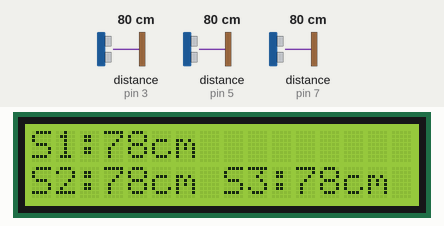
This sketch was run on a simulated Arduino Uno, built with avr-gcc and run on an emulated ATmega328P. Shown: 16×2 character LCD. Wiring (inferred from the names in the program): 3 × ultrasonic range finder: trigger pin 2, echo pin 3 / trigger pin 4, echo pin 5 / trigger pin 6, echo pin 7. The inputs (shaded band) are chosen by the test bench; at power-on: distance to the obstacle (sensors on pin 3, pin 5, pin 7) 80 cm. The echo pulse lasts 58.3 µs per cm; what the sketch prints to the serial monitor is not drawn.

Above: at 1.2 s.
1.3 s: distance to the obstacle (sensor on pin 3) set to 120 cm
At 2.8 s:
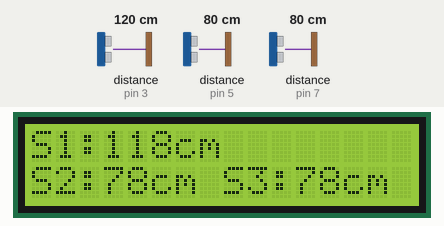
3.2 s: distance to the obstacle (sensor on pin 5) set to 2 cm
At 3.8 s:
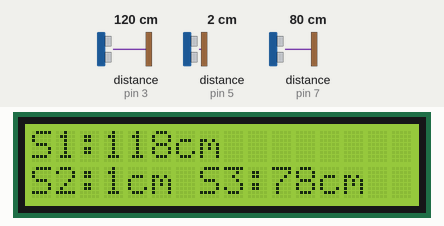
4.8 s: distance to the obstacle (sensor on pin 7) set to 2 cm
At 5.5 s:
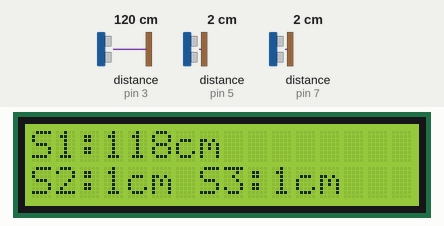
6.4 s: distance to the obstacle (sensor on pin 3) set to 2 cm
At 8.8 s:
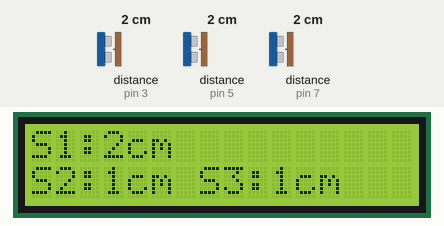
9.1 s: distance to the obstacle (sensor on pin 5) set to 4 cm
At 10.3 s:
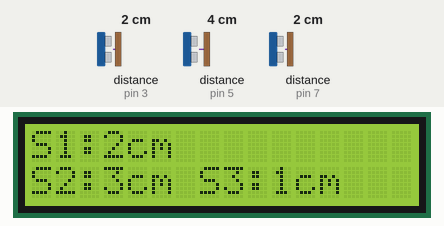
10.6 s: distance to the obstacle (sensor on pin 7) set to 4 cm
At 12.0 s:
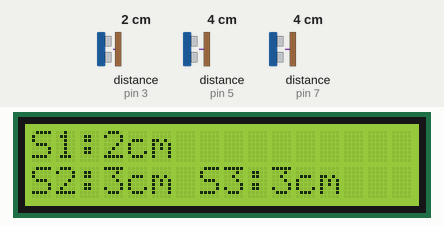
Timing chart, 0 to 13.2 s (numbered marks = the images above; inputs shaded):
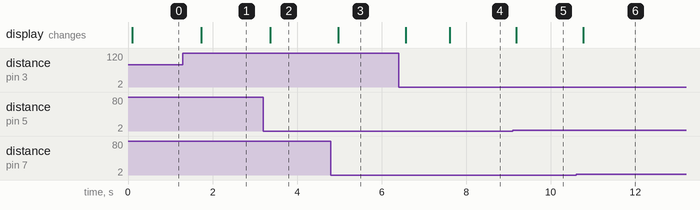

Measured:
- after the input at 1.3 s, the display: changes after 0.43 s (image 1)
- after the input at 3.2 s, the display: changes after 0.16 s (image 2)
- after the input at 4.8 s, the display: changes after 0.17 s (image 3)
- after the input at 6.4 s, the display: first changes after 0.17 s (image 4 shows a later state)
- after the input at 9.1 s, the display: changes after 0.09 s (image 5)
- after the input at 10.6 s, the display: changes after 0.16 s (image 6)

The sketch:

ultrasonic.ino
```cpp
#include <Wire.h>
#include <LiquidCrystal_I2C.h>

#define TRIG1 2
#define ECHO1 3
#define TRIG2 4
#define ECHO2 5
#define TRIG3 6
#define ECHO3 7

LiquidCrystal_I2C lcd(0x27, 16, 2);

void setup() {
    Serial.begin(9600);
    lcd.begin();
    lcd.backlight();
    pinMode(TRIG1, OUTPUT);
    pinMode(ECHO1, INPUT);
    pinMode(TRIG2, OUTPUT);
    pinMode(ECHO2, INPUT);
    pinMode(TRIG3, OUTPUT);
    pinMode(ECHO3, INPUT);
}

long getDistance(int trigPin, int echoPin) {
    digitalWrite(trigPin, LOW);
    delayMicroseconds(2);
    digitalWrite(trigPin, HIGH);
    delayMicroseconds(10);
    digitalWrite(trigPin, LOW);
    long duration = pulseIn(echoPin, HIGH);
    return duration * 0.034 / 2; // Convert to cm
}

void loop() {
    long distance1 = getDistance(TRIG1, ECHO1);
    long distance2 = getDistance(TRIG2, ECHO2);
    long distance3 = getDistance(TRIG3, ECHO3);

    Serial.print("Sensor 1: ");
    Serial.print(distance1);
    Serial.print(" cm	 Sensor 2: ");
    Serial.print(distance2);
    Serial.print(" cm	 Sensor 3: ");
    Serial.print(distance3);
    Serial.println(" cm");

    lcd.clear();
    lcd.setCursor(0, 0);
    lcd.print("S1:");
    lcd.print(distance1);
    lcd.print("cm");
    lcd.setCursor(0, 1);
    lcd.print("S2:");
    lcd.print(distance2);
    lcd.print("cm S3:");
    lcd.print(distance3);
    lcd.print("cm");

    delay(500);
}
```
